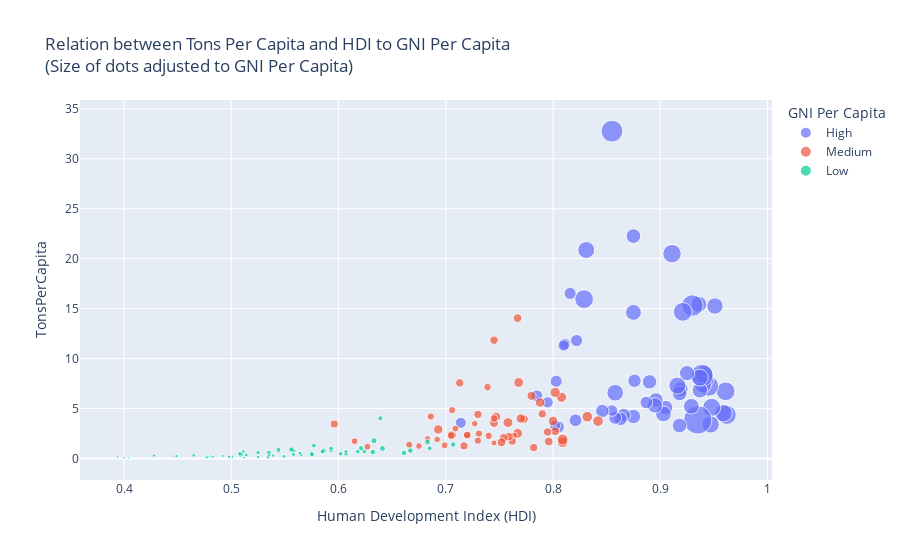

Notebook code for this chart:
### Markdown cell above
There is a correlation between tons of CO2 per capita and HDI, but of course correlation does not imply causation. It could be that high tons of CO2 per capita and a high HDI are caused by a large Gross National Income (GNI).

One factor to consider is the energy mix used by a country. Countries with a higher GNI might rely heavily on industries that produce significant greenhouse gas emissions, such as manufacturing or fossil fuel extraction. This can result in higher CO2 emissions per capita. However, it's worth noting that countries with high GNI can also invest in cleaner technologies and renewable energy sources, which can mitigate their carbon footprint.

Moreover, countries with a higher GNI typically have more financial resources available per person. These countries can allocate greater investments towards the overall development of their nation, including improvements in healthcare, education, infrastructure, and other factors that contribute to a higher HDI.

It is important to recognize that the relationship between CO2 emissions per capita, HDI, and GNI is complex and multifaceted. Other factors, such as environmental policies, technological advancements, social priorities, and cultural norms, also influence this relationship. Therefore, a comprehensive understanding requires a careful analysis of these various factors to uncover the underlying dynamics and identify effective strategies for sustainable development.

improve this text - ChatGPT

### Code cell
dataset['Gross national income (GNI) per capita'] = pd.to_numeric(dataset['Gross national income (GNI) per capita'], errors='coerce')
qcut_bins, qcut_labels = pd.qcut(dataset['Gross national income (GNI) per capita'], q=3, labels=['Low', 'Medium', 'High'], retbins=True)
dataset['qcut_gni'] = qcut_bins

fig_tons_hdi = px.scatter(dataset, x="Human Development Index (HDI) ", y="TonsPerCapita", size='Gross national income (GNI) per capita', color='qcut_gni', title='Relation between Tons Per Capita and HDI to GNI Per Capita<br>(Size of dots adjusted to GNI Per Capita)')
fig_tons_hdi.update_layout(legend_title_text='GNI Per Capita')
fig_tons_hdi.show()

### Figure 1 — Plotly figure (JSON) as saved in the notebook; plotly's stock layout.template omitted (floating-point values rounded to 4 significant figures)
{"data": [{"hovertemplate": "qcut_gni=High<br>Human Development Index (HDI) =%{x}<br>TonsPerCapita=%{y}<br>Gross national income (GNI) per capita=%{marker.size}<extra></extra>", "legendgroup": "High", "marker": {"color": "#636efa", "size": [66933, 64660, 55782, 62607, 49238, 60365, 54489, 76169, 54534, 55979, 49452, 90919, 44057, 52293, 46808, 146830, 84649, 45225, 42274, 44501, 64765, 41524, 38884, 39746, 53619, 62574, 38354, 45937, 38188, 42840, 38048, 29002, 33034, 46112, 39497, 37931, 33155, 32803, 30132, 51167, 24563, 87134, 52654, 32789, 31033, 52920, 64490, 27166, 30027, 27054, 30486, 23943, 23392, 26957, 26658, 22025, 23079, 25831, 23358, 22465], "sizemode": "area", "sizeref": 367.1, "symbol": "circle"}, "mode": "markers", "name": "High", "orientation": "v", "showlegend": true, "type": "scatter", "x": [0.962, 0.961, 0.959, 0.952, 0.951, 0.948, 0.947, 0.945, 0.942, 0.941, 0.94, 0.939, 0.937, 0.937, 0.936, 0.935, 0.93, 0.929, 0.925, 0.925, 0.921, 0.919, 0.918, 0.918, 0.916, 0.911, 0.905, 0.903, 0.896, 0.895, 0.89, 0.887, 0.876, 0.875, 0.875, 0.875, 0.866, 0.863, 0.858, 0.858, 0.855, 0.855, 0.853, 0.846, 0.838, 0.831, 0.829, 0.822, 0.821, 0.816, 0.812, 0.811, 0.81, 0.805, 0.803, 0.802, 0.795, 0.785, 0.777, 0.714], "xaxis": "x", "y": [4.359, 6.722, 4.538, null, 15.25, 5.107, 3.405, 7.245, 7.912, 8.437, 7.372, 8.307, 6.83, 8.095, 15.43, 3.856, 15.31, 5.221, 8.541, null, 14.67, 6.92, 3.29, 6.512, 7.294, 20.5, 5.091, 4.459, 5.854, 5.311, 7.669, 5.596, 7.774, 14.62, 22.26, 4.198, 4.34, 3.955, 4.065, 6.574, 4.799, 32.76, null, 4.747, null, 20.86, 15.95, 11.8, 3.817, 16.52, null, 11.46, 11.31, 3.153, 7.721, 3.298, 5.611, 6.268, null, 3.563], "yaxis": "y"}, {"hovertemplate": "qcut_gni=Medium<br>Human Development Index (HDI) =%{x}<br>TonsPerCapita=%{y}<br>Gross national income (GNI) per capita=%{marker.size}<extra></extra>", "legendgroup": "Medium", "marker": {"color": "#EF553B", "size": [20925, 20839, 19974, 21269, 18849, 14664, 19123, 17030, 14131, 13484, 12306, 16792, 12578, 15242, 13001, 13256, 15918, 17504, 13819, 17990, 7879, 12246, 13158, 17896, 14370, 14384, 11961, 15448, 14257, 13021, 10800, 6822, 10312, 10588, 11732, 10258, 9980, 12672, 7917, 9924, 11488, 12349, 12048, 12948, 8834, 13367, 9526, 11466, 8920, 16198, 8111, 9977, 7303, 8296, 9438, 8723, 8634, 7700, 12074, 17730], "sizemode": "area", "sizeref": 367.1, "symbol": "circle"}, "mode": "markers", "name": "Medium", "orientation": "v", "showlegend": true, "type": "scatter", "x": [0.842, 0.832, 0.809, 0.809, 0.808, 0.802, 0.802, 0.8, 0.796, 0.795, 0.79, 0.788, 0.782, 0.78, 0.774, 0.773, 0.77, 0.768, 0.767, 0.767, 0.764, 0.762, 0.759, 0.758, 0.754, 0.752, 0.751, 0.747, 0.745, 0.745, 0.745, 0.745, 0.74, 0.739, 0.731, 0.731, 0.73, 0.73, 0.727, 0.72, 0.72, 0.717, 0.715, 0.713, 0.709, 0.706, 0.706, 0.705, 0.699, 0.693, 0.692, 0.686, 0.683, 0.675, 0.666, 0.627, 0.615, 0.607, 0.596, null], "xaxis": "x", "y": [3.741, 4.182, 1.62, 1.893, 6.122, 2.718, 6.615, 3.746, 1.692, 2.648, 4.461, 5.603, 1.091, 6.269, null, 3.937, 3.998, 7.606, 14.05, 2.503, 2.29, 1.729, 2.187, 3.592, 2.051, 1.615, null, 4.181, 3.542, 11.83, 4.01, 1.552, 2.266, 7.138, null, 2.482, 1.777, 4.413, 3.475, 2.302, 2.349, 1.258, null, 7.569, 2.983, 2.339, 4.833, 2.299, 1.317, 2.901, 1.897, 4.2, 1.969, 1.242, 1.373, 1.163, 1.723, null, 3.446, 5.292], "yaxis": "y"}, {"hovertemplate": "qcut_gni=Low<br>Human Development Index (HDI) =%{x}<br>TonsPerCapita=%{y}<br>Gross national income (GNI) per capita=%{marker.size}<extra></extra>", "legendgroup": "Low", "marker": {"color": "#00cc96", "size": [5308, 4548, 6309, 5625, 5472, 6351, 4620, 6590, 5745, 4063, 5298, 4021, 4461, 3085, 3877, 3810, 4079, 5466, 3851, 4192, 3621, 4474, 2889, 3218, 2482, 4009, 3142, 5075, 2664, 4624, 2167, 4790, 2848, 2210, 2181, 3409, 2700, 1466, 3344, 5025, 3575, 1484, 2172, 2361, 1729, 1908, 1289, 1076, 1824, 1622, 2481, 1314, 2118, 1198, 2133, 732, 966, 1240, 1364, 1018], "sizemode": "area", "sizeref": 367.1, "symbol": "circle"}, "mode": "markers", "name": "Low", "orientation": "v", "showlegend": true, "type": "scatter", "x": [0.707, 0.685, 0.683, 0.667, 0.661, 0.641, 0.639, 0.633, 0.632, 0.624, 0.621, 0.618, 0.607, 0.607, 0.602, 0.593, 0.593, 0.586, 0.585, 0.577, 0.576, 0.575, 0.571, 0.565, 0.564, 0.558, 0.558, 0.556, 0.549, 0.544, 0.539, 0.535, 0.535, 0.534, 0.525, 0.525, 0.514, 0.512, 0.511, 0.509, 0.508, 0.501, 0.5, 0.498, 0.492, 0.483, 0.481, 0.479, 0.478, 0.477, 0.465, 0.455, 0.449, 0.446, 0.428, 0.426, 0.404, 0.4, 0.394, null], "xaxis": "x", "y": [1.394, 1.009, 1.644, 0.7857, 0.5482, 1.004, 4.013, 1.776, 0.6358, 0.6994, 1.026, 0.6775, 0.4806, 0.6925, 0.4664, 0.7659, 0.9981, 0.7793, 0.6923, 1.279, 0.3657, 0.4373, null, 0.3702, 0.5296, 0.7946, 0.4048, 0.9008, 0.208, 0.8535, 0.287, 0.567, 0.2972, 0.1038, 0.1365, 0.594, 0.3459, 0.07705, 0.6635, 0.3911, 0.477, 0.1497, null, 0.1609, 0.2502, 0.1679, 0.2371, null, 0.1609, 0.1117, 0.3071, null, 0.2388, 0.2475, 0.2836, 0.06069, 0.04657, 0.09167, 0.1394, 0.04341], "yaxis": "y"}], "layout": {"legend": {"itemsizing": "constant", "title": {"text": "GNI Per Capita"}, "tracegroupgap": 0}, "title": {"text": "Relation between Tons Per Capita and HDI to GNI Per Capita<br>(Size of dots adjusted to GNI Per Capita)"}, "xaxis": {"anchor": "y", "domain": [0, 1], "title": {"text": "Human Development Index (HDI) "}}, "yaxis": {"anchor": "x", "domain": [0, 1], "title": {"text": "TonsPerCapita"}}}}
